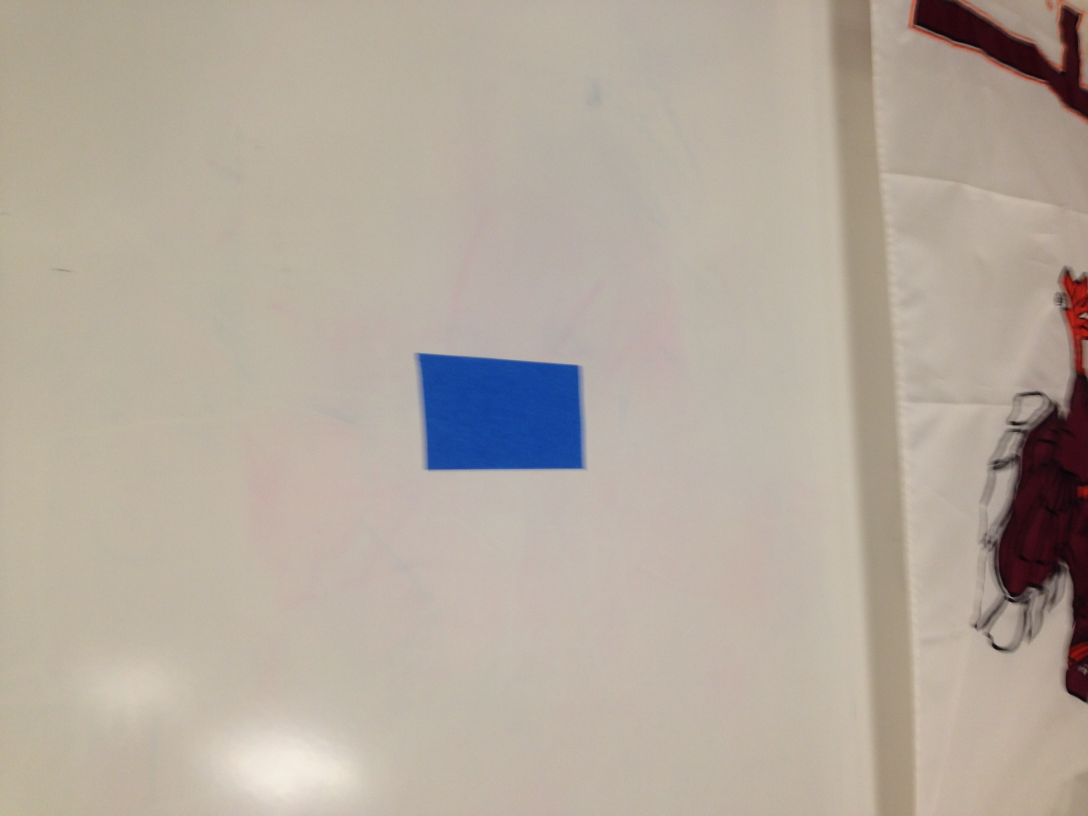
#> input picture cv/images/skew.jpeg, 3264 x 2448 px (shown at 1/3 size)
$ python blue_rectangle.py
#> lines starting #> are read from the running program, lines starting #| are printed output that depends on the picture; after the words box and inside, x2 and y2 are one past the last pixel; in counts of white or black regions, pixels touching at a corner belong together
import cv2
import imutils
import numpy as np

img = cv2.imread('./images/skew.jpeg',-1)
#> img is the input picture: shape (2448, 3264, 3); mean B, G, R 157.7, 169.2, 179.8

frame = imutils.resize(img, width=600)
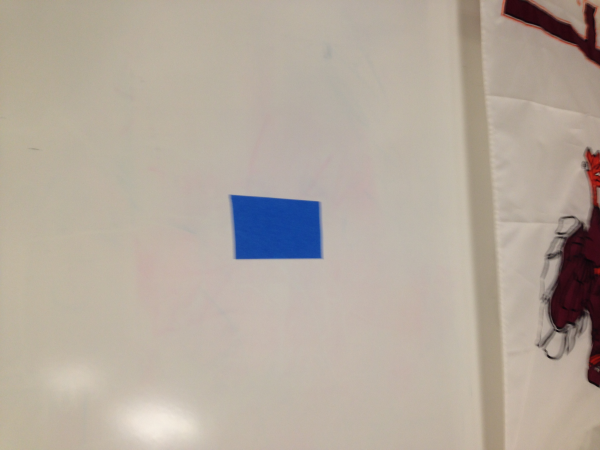
#> frame: shape (450, 600, 3); mean B, G, R 157.7, 169.2, 179.8

hsv = cv2.cvtColor(frame, cv2.COLOR_BGR2HSV)
#> hsv: shape (450, 600, 3); mean H, S, V 22.3, 42, 182.4

    # define range of blue color in HSV
lower_blue = np.array([30,50,100])
upper_blue = np.array([130,255,255])
    # Threshold the HSV image to get only blue colors
mask = cv2.inRange(hsv, lower_blue, upper_blue)
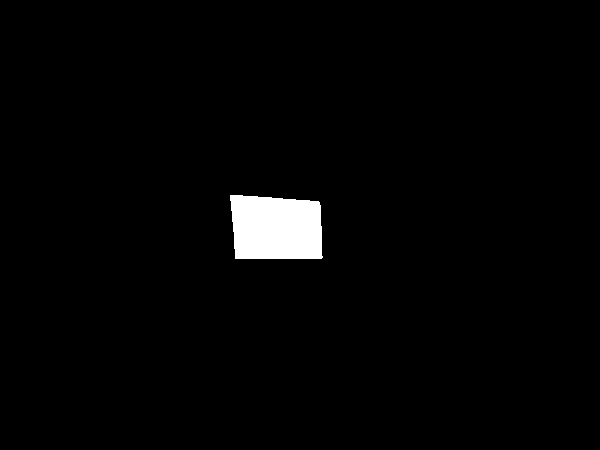
#> mask: shape (450, 600); 2% white; 1 white region, box (x1, y1, x2, y2) and area: (230, 195, 323, 259) 5410

    # Bitwise-AND mask and original image
res = cv2.bitwise_and(frame,frame, mask= mask)

cv2.imshow('frame',frame)
cv2.imshow('mask',mask)
cv2.imshow('res',res)
k = cv2.waitKey(5000000)
#> (key Esc is pressed here)

cv2.destroyAllWindows()

$ run again, with cv/images/left.jpeg copied over cv/images/skew.jpeg
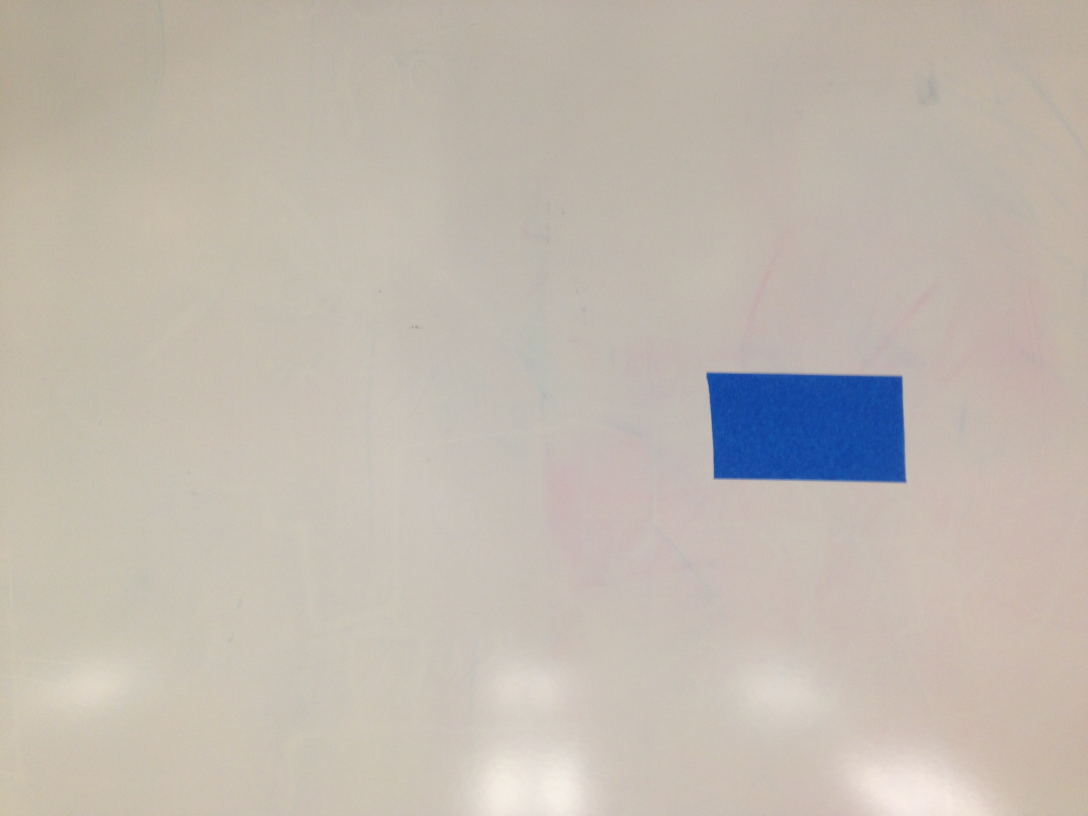
#> input picture cv/images/left.jpeg, 3264 x 2448 px (shown at 1/3 size)
#> img is the input picture: shape (2448, 3264, 3); mean B, G, R 176.1, 185.2, 193.4
#> hsv: shape (450, 600, 3); mean H, S, V 18.5, 31.4, 196.5
#> `mask = cv2.inRange(hsv, lower_blue, upper_blue)`:
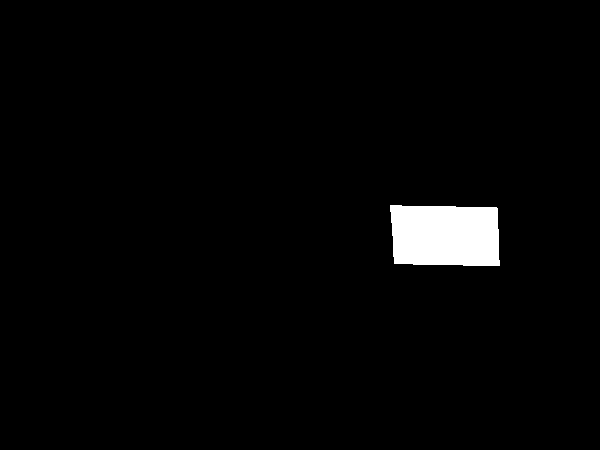
#> mask: shape (450, 600); 2.3% white; 1 white region, box (x1, y1, x2, y2) and area: (390, 205, 500, 266) 6268
#> `res = cv2.bitwise_and(frame,frame, mask= mask)`:
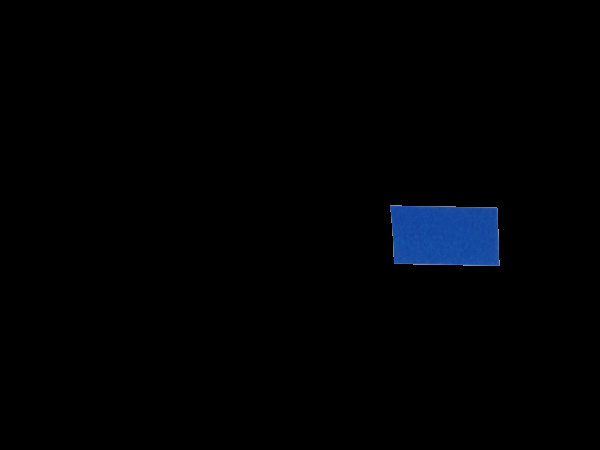
#> res: shape (450, 600, 3); mean B, G, R 3.8, 1.8, 0.6

$ run again, with cv/images/right.jpeg copied over cv/images/skew.jpeg
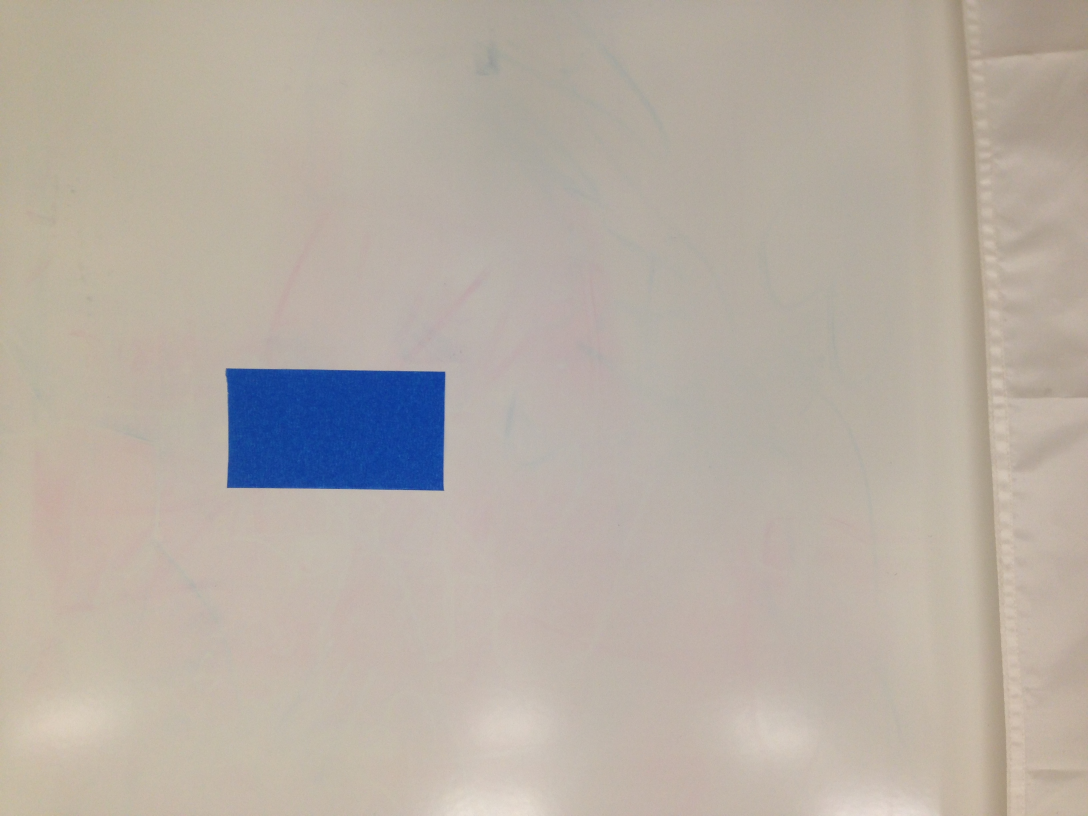
#> input picture cv/images/right.jpeg, 3264 x 2448 px (shown at 1/3 size)
#> img is the input picture: shape (2448, 3264, 3); mean B, G, R 164.8, 174.3, 183.2
#> hsv: shape (450, 600, 3); mean H, S, V 18.8, 36.5, 187
#> `mask = cv2.inRange(hsv, lower_blue, upper_blue)`:
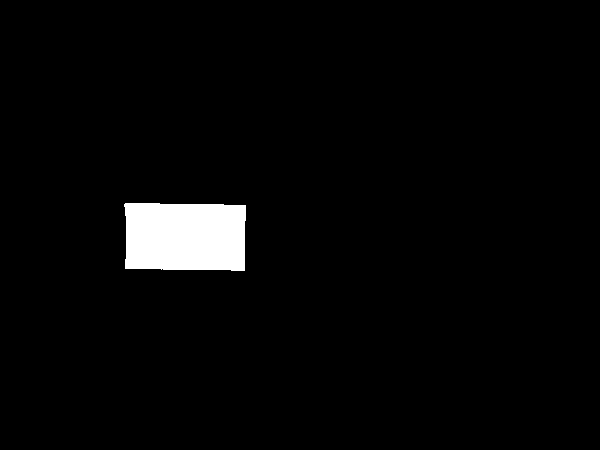
#> mask: shape (450, 600); 2.9% white; 1 white region, box (x1, y1, x2, y2) and area: (124, 203, 246, 271) 7887
#> `res = cv2.bitwise_and(frame,frame, mask= mask)`:
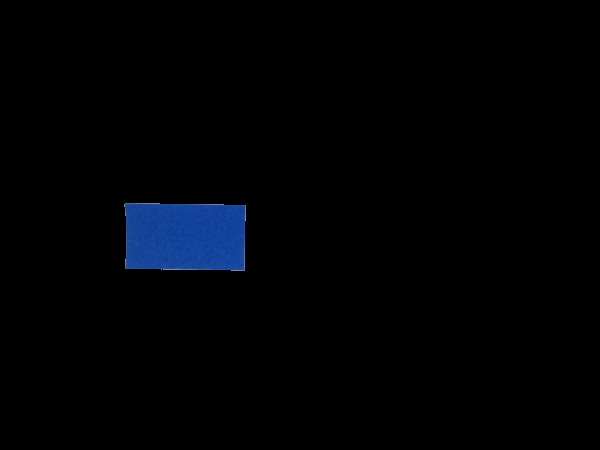
#> res: shape (450, 600, 3); mean B, G, R 4.5, 2, 0.7
